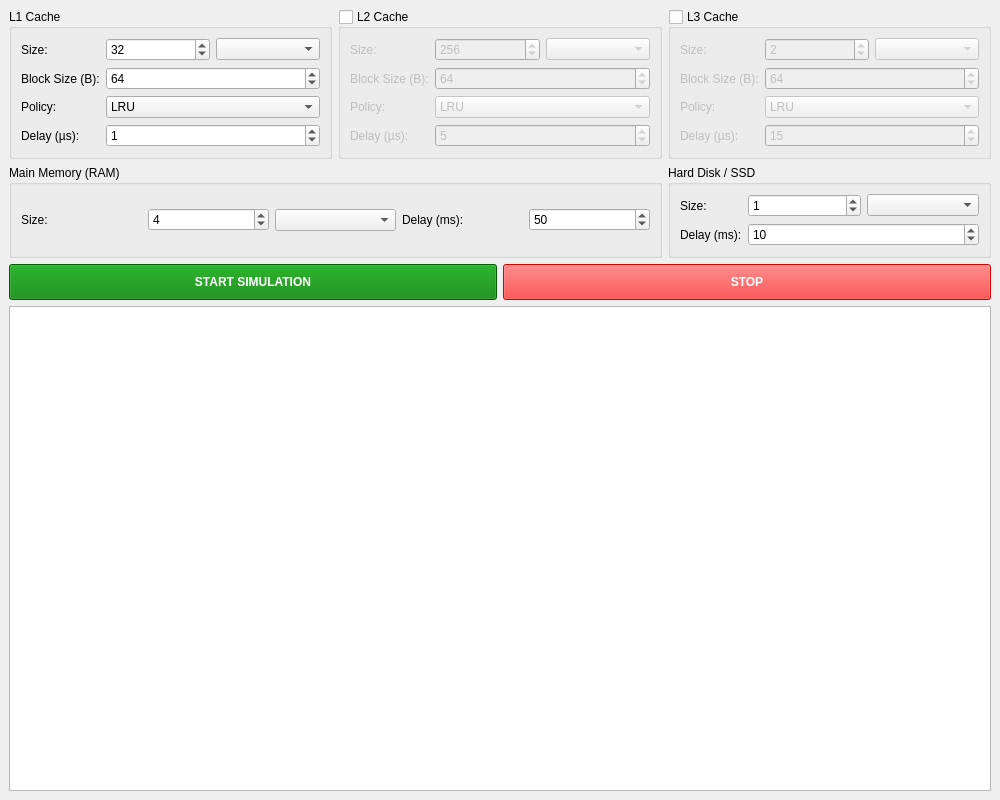
<?xml version="1.0" encoding="UTF-8"?>
<ui version="4.0">
  <class>MainWindow</class>
  <widget class="QMainWindow" name="MainWindow">
    <property name="geometry">
      <rect>
        <x>0</x>
        <y>0</y>
        <width>1000</width>
        <height>800</height>
      </rect>
    </property>
    <property name="windowTitle">
      <string>Advanced Memory Simulator (Fixed)</string>
    </property>
    <widget class="QWidget" name="centralwidget">
      <layout class="QVBoxLayout" name="verticalLayout">
        <item>
          <layout class="QGridLayout" name="gridLayout_Config">

            <item row="0" column="0">
              <widget class="QGroupBox" name="groupL1">
                <property name="title"><string>L1 Cache</string></property>
                <layout class="QFormLayout" name="formLayout_L1">
                  <item row="0" column="0"><widget class="QLabel" name="l1s"><property name="text"><string>Size:</string></property></widget></item>
                  <item row="0" column="1"><layout class="QHBoxLayout" name="hlL1"><item><widget class="QSpinBox" name="spinSizeL1"><property name="maximum"><number>999999</number></property><property name="value"><number>32</number></property></widget></item><item><widget class="QComboBox" name="comboUnitL1"/></item></layout></item>
                  <item row="1" column="0"><widget class="QLabel" name="l1b"><property name="text"><string>Block Size (B):</string></property></widget></item>
                  <item row="1" column="1"><widget class="QSpinBox" name="spinBlockL1"><property name="value"><number>64</number></property></widget></item>
                  <item row="2" column="0"><widget class="QLabel" name="l1p"><property name="text"><string>Policy:</string></property></widget></item>
                  <item row="2" column="1"><widget class="QComboBox" name="comboPolicyL1"><item><property name="text"><string>LRU</string></property></item><item><property name="text"><string>FIFO</string></property></item><item><property name="text"><string>Random</string></property></item></widget></item>
                  <item row="3" column="0"><widget class="QLabel" name="l1d"><property name="text"><string>Delay (µs):</string></property></widget></item>
                  <item row="3" column="1"><widget class="QSpinBox" name="spinDelayL1"><property name="value"><number>1</number></property></widget></item>
                </layout>
              </widget>
            </item>

            <item row="0" column="1">
              <widget class="QGroupBox" name="groupL2">
                <property name="title"><string>L2 Cache</string></property>
                <property name="checkable"><bool>true</bool></property>
                <property name="checked"><bool>false</bool></property>
                <layout class="QFormLayout" name="formLayout_L2">
                  <item row="0" column="0"><widget class="QLabel" name="l2s"><property name="text"><string>Size:</string></property></widget></item>
                  <item row="0" column="1"><layout class="QHBoxLayout" name="hlL2"><item><widget class="QSpinBox" name="spinSizeL2"><property name="maximum"><number>999999</number></property><property name="value"><number>256</number></property></widget></item><item><widget class="QComboBox" name="comboUnitL2"/></item></layout></item>
                  <item row="1" column="0"><widget class="QLabel" name="l2b"><property name="text"><string>Block Size (B):</string></property></widget></item>
                  <item row="1" column="1"><widget class="QSpinBox" name="spinBlockL2"><property name="value"><number>64</number></property></widget></item>
                  <item row="2" column="0"><widget class="QLabel" name="l2p"><property name="text"><string>Policy:</string></property></widget></item>
                  <item row="2" column="1"><widget class="QComboBox" name="comboPolicyL2"><item><property name="text"><string>LRU</string></property></item><item><property name="text"><string>FIFO</string></property></item><item><property name="text"><string>Random</string></property></item></widget></item>
                  <item row="3" column="0"><widget class="QLabel" name="l2d"><property name="text"><string>Delay (µs):</string></property></widget></item>
                  <item row="3" column="1"><widget class="QSpinBox" name="spinDelayL2"><property name="value"><number>5</number></property></widget></item>
                </layout>
              </widget>
            </item>

            <item row="0" column="2">
              <widget class="QGroupBox" name="groupL3">
                <property name="title"><string>L3 Cache</string></property>
                <property name="checkable"><bool>true</bool></property>
                <property name="checked"><bool>false</bool></property>
                <layout class="QFormLayout" name="formLayout_L3">
                  <item row="0" column="0"><widget class="QLabel" name="l3s"><property name="text"><string>Size:</string></property></widget></item>
                  <item row="0" column="1"><layout class="QHBoxLayout" name="hlL3"><item><widget class="QSpinBox" name="spinSizeL3"><property name="maximum"><number>999999</number></property><property name="value"><number>2</number></property></widget></item><item><widget class="QComboBox" name="comboUnitL3"/></item></layout></item>
                  <item row="1" column="0"><widget class="QLabel" name="l3b"><property name="text"><string>Block Size (B):</string></property></widget></item>
                  <item row="1" column="1"><widget class="QSpinBox" name="spinBlockL3"><property name="value"><number>64</number></property></widget></item>
                  <item row="2" column="0"><widget class="QLabel" name="l3p"><property name="text"><string>Policy:</string></property></widget></item>
                  <item row="2" column="1"><widget class="QComboBox" name="comboPolicyL3"><item><property name="text"><string>LRU</string></property></item><item><property name="text"><string>FIFO</string></property></item><item><property name="text"><string>Random</string></property></item></widget></item>
                  <item row="3" column="0"><widget class="QLabel" name="l3d"><property name="text"><string>Delay (µs):</string></property></widget></item>
                  <item row="3" column="1"><widget class="QSpinBox" name="spinDelayL3"><property name="value"><number>15</number></property></widget></item>
                </layout>
              </widget>
            </item>

            <item row="1" column="0" colspan="2">
              <widget class="QGroupBox" name="groupRAM">
                <property name="title"><string>Main Memory (RAM)</string></property>
                <layout class="QHBoxLayout" name="hlRAM">
                  <item><widget class="QLabel" name="lRamS"><property name="text"><string>Size:</string></property></widget></item>
                  <item><widget class="QSpinBox" name="spinSizeRAM"><property name="maximum"><number>999999</number></property><property name="value"><number>4</number></property></widget></item>
                  <item><widget class="QComboBox" name="comboUnitRAM"/></item>
                  <item><widget class="QLabel" name="lRamD"><property name="text"><string>Delay (ms):</string></property></widget></item>
                  <item><widget class="QSpinBox" name="spinDelayRAM"><property name="value"><number>50</number></property></widget></item>
                </layout>
              </widget>
            </item>

            <item row="1" column="2">
              <widget class="QGroupBox" name="groupDisk">
                <property name="title"><string>Hard Disk / SSD</string></property>
                <layout class="QFormLayout" name="flDisk">
                  <item row="0" column="0"><widget class="QLabel" name="lDiskS"><property name="text"><string>Size:</string></property></widget></item>
                  <item row="0" column="1"><layout class="QHBoxLayout" name="hlDisk"><item><widget class="QSpinBox" name="spinSizeDisk"><property name="maximum"><number>999999</number></property><property name="value"><number>1</number></property></widget></item><item><widget class="QComboBox" name="comboUnitDisk"/></item></layout></item>
                  <item row="1" column="0"><widget class="QLabel" name="lDiskD"><property name="text"><string>Delay (ms):</string></property></widget></item>
                  <item row="1" column="1"><widget class="QSpinBox" name="spinDelayDisk"><property name="maximum"><number>99999</number></property><property name="value"><number>10</number></property></widget></item>
                </layout>
              </widget>
            </item>
          </layout>
        </item>

        <item>
          <layout class="QHBoxLayout" name="hlBtns">
            <item><widget class="QPushButton" name="btnStart"><property name="text"><string>START SIMULATION</string></property><property name="styleSheet"><string>background-color: green; color: white; font-weight: bold; padding: 10px;</string></property></widget></item>
            <item><widget class="QPushButton" name="btnStop"><property name="enabled"><bool>false</bool></property><property name="text"><string>STOP</string></property><property name="styleSheet"><string>background-color: red; color: white; font-weight: bold; padding: 10px;</string></property></widget></item>
          </layout>
        </item>

        <item><widget class="QTextEdit" name="txtLog"><property name="readOnly"><bool>true</bool></property></widget></item>

      </layout>
    </widget>
  </widget>
  <resources/>
  <connections/>
</ui>
